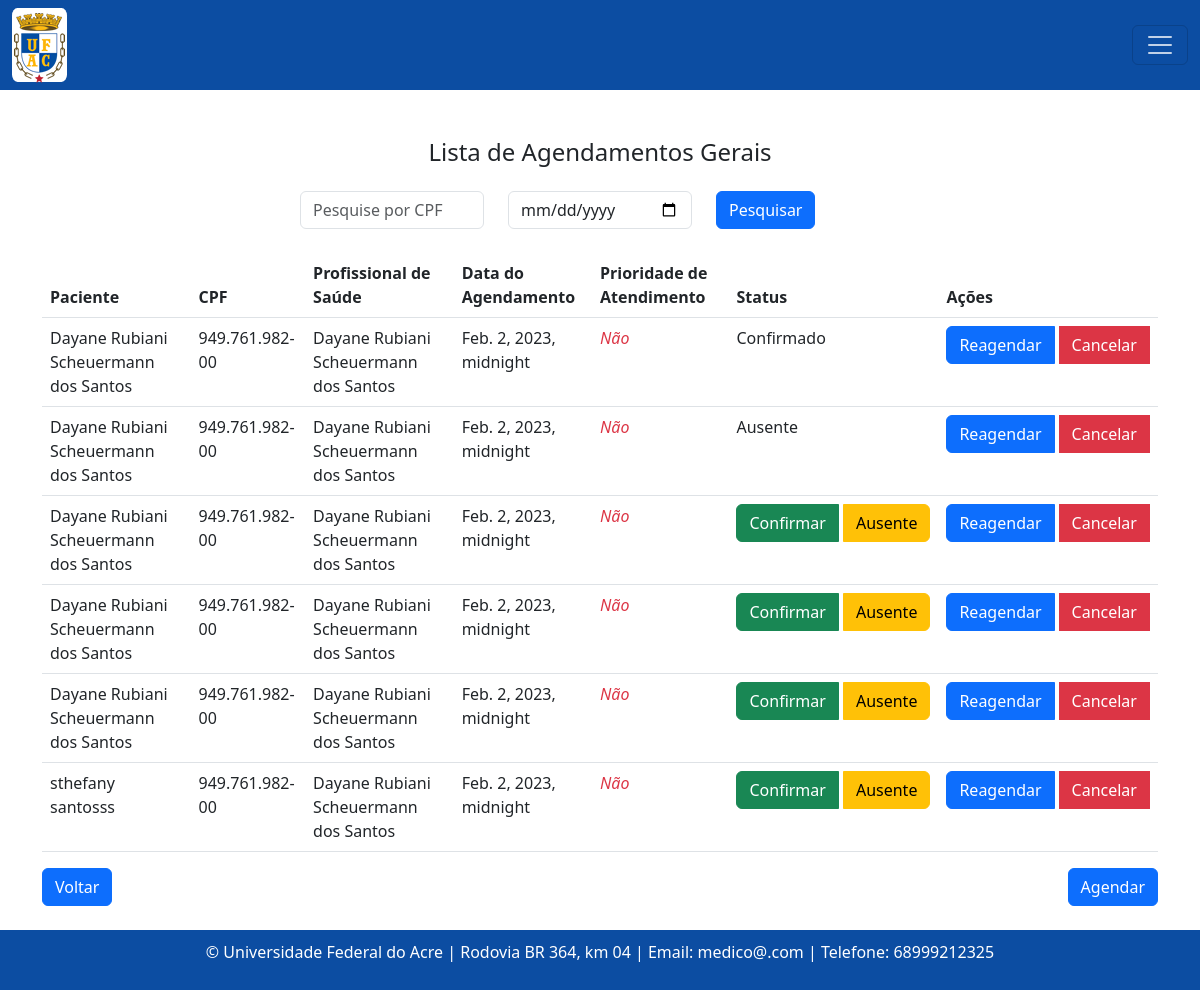
The page /agendamento/lista on the database as committed earlier.
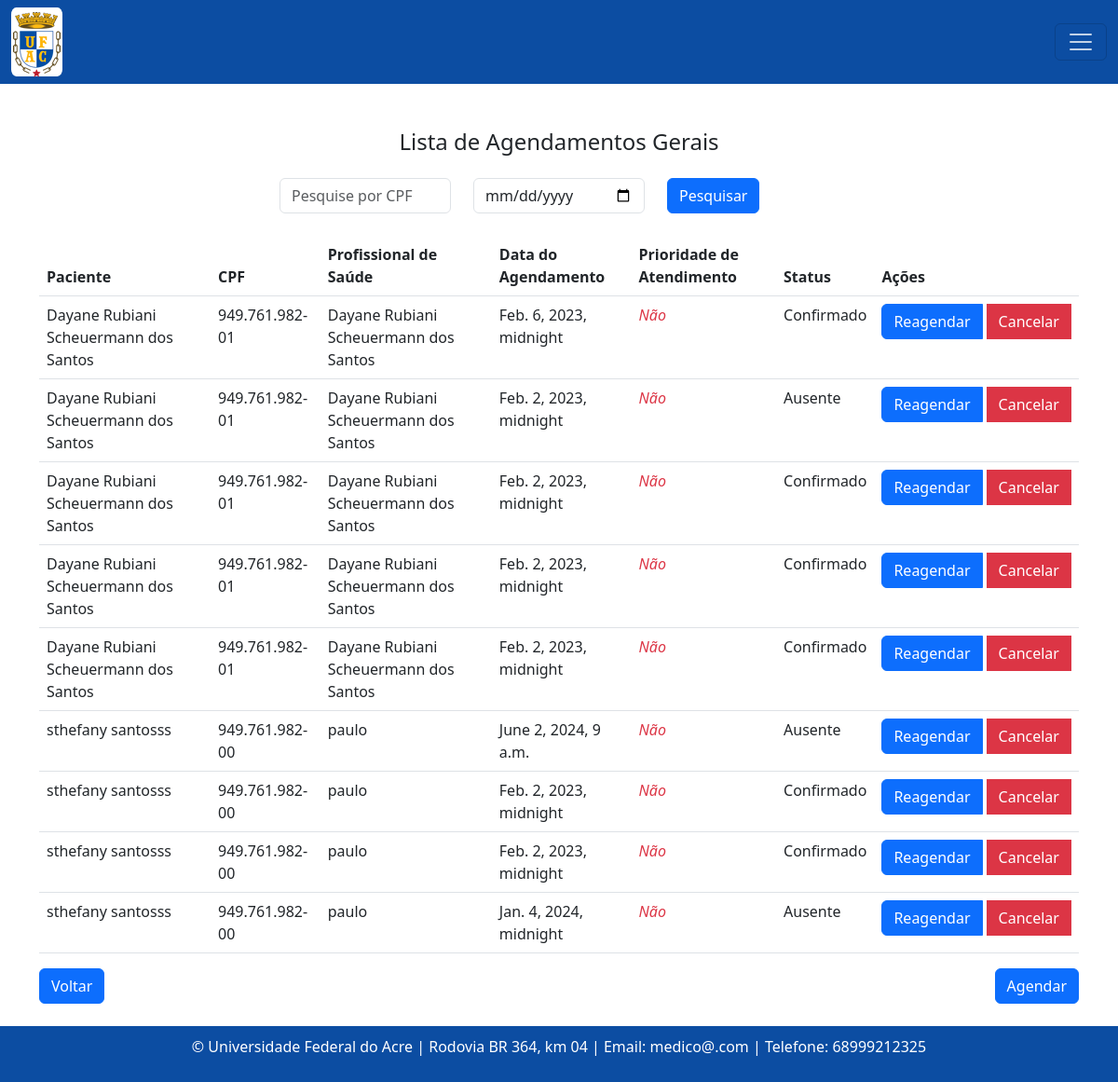
The same page on the database as committed later.
### consulta/models.py (models this page shows, shortened)
class Agendamento(models.Model):
    status_atendimento = models.CharField(max_length=20, choices=[
        ('confirmado', 'Confirmado'),
        ('ausente', 'Ausente'),
        ('pendente', 'Pendente'),
    ], default='pendente')
    paciente = models.ForeignKey(Paciente, on_delete=models.CASCADE) #contem referncia do objeto Paciente
    profissional_saude = models.ForeignKey(Profissionaldasaude, on_delete=models.CASCADE)  #contem referncia do objeto Profissionaldasaude
    data_agendamento = models.DateTimeField()
    prioridade_atendimento = models.BooleanField(default=False)
    justificativa_cancelamento = models.TextField(blank=True, null=True)

class Paciente(models.Model):
    nome = models.CharField(max_length=100)
    data_nascimento = models.DateField()
    email = models.EmailField()
    rg = models.CharField(max_length=20)
    cpf = models.CharField(max_length=14)
    sexo = models.CharField(max_length=1, choices=[('M', 'Masculino'), ('F', 'Feminino')])
    matricula = models.CharField(max_length=20)
    tipo_paciente = models.CharField(max_length=20)
    cargo_funcao = models.CharField(max_length=50, default='')
    cep = models.CharField(max_length=9)
    cidade = models.CharField(max_length=50)
    bairro = models.CharField(max_length=50, default='')
    uf = models.CharField(max_length=2)
    numero = models.CharField(max_length=10)
    ddd_telefone = models.CharField(max_length=3)
    complemento = models.CharField(max_length=100, blank=True, null=True, default='')  # Adicionando o valor padrão aqui

class Profissionaldasaude(models.Model):
    nome = models.CharField(max_length=100)
    data_nascimento = models.DateField()
    email = models.EmailField()
    rg = models.CharField(max_length=20)
    cpf = models.CharField(max_length=14)
    sexo = models.CharField(max_length=1, choices=[('M', 'Masculino'), ('F', 'Feminino')]) #O parâmetro choices em um campo CharField ou IntegerField é usado para fornecer uma lista de escolhas para esse campo
    identificacao_unica = models.CharField(max_length=50, default='')
    cep = models.CharField(max_length=9)
    cidade = models.CharField(max_length=50)
    bairro = models.CharField(max_length=50, default='')
    uf = models.CharField(max_length=2)
    numero = models.CharField(max_length=10)
    ddd_telefone = models.CharField(max_length=10)
    complemento = models.CharField(max_length=100, blank=True, null=True, default='') # blank=True, null=True é pra dizer que não é obrigatorio
    area = models.CharField(max_length=50, default='')
    unidade_siass = models.CharField(max_length=50, default='')
    formacao = models.CharField(max_length=20)
    conselho = models.CharField(max_length=20)
    registro = models.CharField(max_length=20)

### consulta/views.py (the view)
# urls.py: path('agendamento/lista', listar_agendamentos, name='agendamentoListagem'),
def listar_agendamentos(request):
    form = PesquisaAgendamentoForm(request.GET)
    if form.is_valid():
        cpf = form.cleaned_data.get('cpf')
        data_agendamento = form.cleaned_data.get('data_agendamento')
        agendamentos = Agendamento.objects.all()
        if cpf:
            agendamentos = agendamentos.filter(paciente__cpf__icontains=cpf)
        if data_agendamento:
            agendamentos = agendamentos.filter(data_agendamento__date=data_agendamento)
    else:
        agendamentos = Agendamento.objects.all()
    return render(request, 'consultas/listagem_agendamentos.html', {'form': form, 'agendamentos': agendamentos})

### consulta/forms.py
class PesquisaAgendamentoForm(forms.Form):
    cpf = forms.CharField(label='', required=False, widget=forms.TextInput(attrs={'class': 'form-control', 'placeholder': 'Pesquise por CPF'}))
    data_agendamento = forms.DateField(label='', required=False, widget=forms.DateInput(attrs={'type': 'date', 'class': 'form-control'}))

### templates/consultas/listagem_agendamentos.html (shortened to what this page needs)
{% extends "base.html" %}
{% block content %}
  <div class="text-center mb-4">
    <h4>Lista de Agendamentos Gerais</h4>
  </div>
  <div class="mb-4">
    <form method="get" class="mx-auto" style="max-width: 600px;">
      <div class="row">
        <div class="col">
          {{ form.cpf }}
        </div>
        <div class="col">
          {{ form.data_agendamento }}
        </div>
        <div class="col">
          <button type="submit" class="btn btn-primary">Pesquisar</button>
        </div>
      </div>
    </form>
  </div>
  <table class="table">
    <thead>
      <tr>
        <th scope="col">Paciente</th>
        <th scope="col">CPF</th>
        <th scope="col">Profissional de Saúde</th>
        <th scope="col">Data do Agendamento</th>
        <th scope="col">Prioridade de Atendimento</th>
        <th scope="col">Status</th>
        <th scope="col">Ações</th>
      </tr>
    </thead>
    <tbody>
      {% for agendamento in agendamentos %}
        <tr>
          <td>{{ agendamento.paciente.nome }}</td>
          <td>{{ agendamento.paciente.cpf }}</td>
          <td>{{ agendamento.profissional_saude.nome }}</td>
          <td>{{ agendamento.data_agendamento }}</td>
          <td>
            {% if agendamento.prioridade_atendimento %}
              <i class="fas fa-circle text-success">Sim</i>
            {% else %}
              <i class="fas fa-circle text-danger">Não</i>
            {% endif %}
          </td>
          <td>
            {% if agendamento.status_atendimento == 'pendente' %}
              <div class="btn-group" role="group" aria-label="Status">
                <a href="{% url 'agendamentoConfirmar' agendamento.id %}" class="btn btn-success">Confirmar</a>
                <a href="{% url 'agendamentoAusente' agendamento.id %}" class="btn btn-warning ms-1">Ausente</a>
              </div>
            {% elif agendamento.status_atendimento == 'confirmado' %}
              Confirmado
            {% elif agendamento.status_atendimento == 'ausente' %}
              Ausente
            {% else %}
              <span class="text-success">Concluído</span>
            {% endif %}
          </td>
          <td>
            <div class="btn-group" role="group" aria-label="Ações">
              <a href="{% url 'reagendarAgendamento' agendamento.id %}" class="btn btn-primary">Reagendar</a>
              <button type="button" class="btn btn-danger ms-1" data-bs-toggle="modal" data-bs-target="#cancelarModal{{ agendamento.id }}" onclick="confirmarCancelamento('{{ agendamento.id }}')">
                Cancelar
              </button>
            </div>
          </td>
        </tr>
      {% endfor %}
    </tbody>
  </table>
  <div class="d-flex justify-content-between">
    <a class="btn btn-primary" href="{% url 'home' %}">Voltar</a>
    <a class="btn btn-primary" href="{% url 'agendamentoCreate'  %}">Agendar</a>
  </div>
{% endblock %}

Rows that differ between the two databases and show on the page:
changed Agendamento: paciente.cpf "949.761.982-00" → "949.761.982-01"; data_agendamento "Feb. 2, 2023, midnight" → "Feb. 6, 2023, midnight"
changed through a linked row, Agendamento (number 2 of 9 on the later page): paciente.cpf "949.761.982-00" → "949.761.982-01"
changed Agendamento (number 3 of 9 on the later page): paciente.cpf "949.761.982-00" → "949.761.982-01"; status_atendimento "Confirmar Ausente" → "Confirmado"
changed Agendamento (number 4 of 9 on the later page): paciente.cpf "949.761.982-00" → "949.761.982-01"; status_atendimento "Confirmar Ausente" → "Confirmado"
changed Agendamento (number 5 of 9 on the later page): paciente.cpf "949.761.982-00" → "949.761.982-01"; status_atendimento "Confirmar Ausente" → "Confirmado"
changed Agendamento: profissional_saude.nome "Dayane Rubiani Scheuermann dos Santos" → "paulo"; data_agendamento "Feb. 2, 2023, midnight" → "June 2, 2024, 9 a.m."; no longer shows "Confirmar"
added Agendamento: paciente.nome "sthefany santosss", paciente.cpf "949.761.982-00", profissional_saude.nome "paulo", data_agendamento "Feb. 2, 2023, midnight", prioridade_atendimento "Não", status_atendimento "Confirmado"
added Agendamento: paciente.nome "sthefany santosss", paciente.cpf "949.761.982-00", profissional_saude.nome "paulo", data_agendamento "Feb. 2, 2023, midnight", prioridade_atendimento "Não", status_atendimento "Confirmado"
added Agendamento: paciente.nome "sthefany santosss", paciente.cpf "949.761.982-00", profissional_saude.nome "paulo", data_agendamento "Jan. 4, 2024, midnight", prioridade_atendimento "Não", status_atendimento "Ausente"
